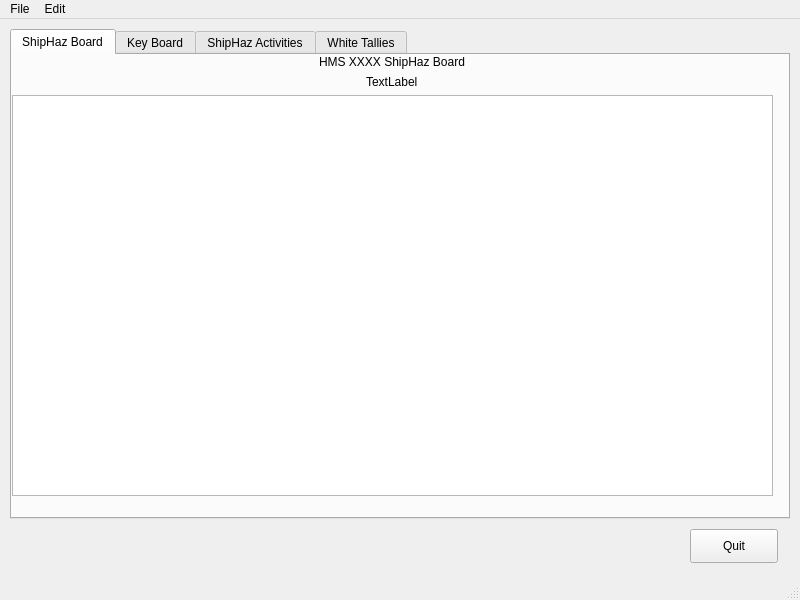
<?xml version="1.0" encoding="UTF-8"?>
<ui version="4.0">
 <class>MainWindow</class>
 <widget class="QMainWindow" name="MainWindow">
  <property name="geometry">
   <rect>
    <x>0</x>
    <y>0</y>
    <width>800</width>
    <height>600</height>
   </rect>
  </property>
  <property name="windowTitle">
   <string>eShipHaz Board</string>
  </property>
  <widget class="QWidget" name="centralwidget">
   <widget class="QPushButton" name="quitButton">
    <property name="geometry">
     <rect>
      <x>690</x>
      <y>510</y>
      <width>88</width>
      <height>34</height>
     </rect>
    </property>
    <property name="text">
     <string>Quit</string>
    </property>
   </widget>
   <widget class="QTabWidget" name="tabWidget">
    <property name="geometry">
     <rect>
      <x>10</x>
      <y>10</y>
      <width>780</width>
      <height>490</height>
     </rect>
    </property>
    <property name="currentIndex">
     <number>0</number>
    </property>
    <widget class="QWidget" name="tab">
     <attribute name="title">
      <string>ShipHaz Board</string>
     </attribute>
     <widget class="QWidget" name="verticalLayoutWidget">
      <property name="geometry">
       <rect>
        <x>0</x>
        <y>0</y>
        <width>761</width>
        <height>441</height>
       </rect>
      </property>
      <layout class="QVBoxLayout" name="verticalLayout">
       <item alignment="Qt::AlignHCenter">
        <widget class="QLabel" name="label">
         <property name="text">
          <string>HMS XXXX ShipHaz Board</string>
         </property>
        </widget>
       </item>
       <item alignment="Qt::AlignHCenter|Qt::AlignVCenter">
        <widget class="QLabel" name="currentAccount">
         <property name="text">
          <string>TextLabel</string>
         </property>
        </widget>
       </item>
       <item>
        <widget class="QTableWidget" name="shBoardMatrix"/>
       </item>
      </layout>
     </widget>
    </widget>
    <widget class="QWidget" name="tabWidgetPage1">
     <attribute name="title">
      <string>Key Board</string>
     </attribute>
     <widget class="QTableWidget" name="keyBoard">
      <property name="geometry">
       <rect>
        <x>290</x>
        <y>10</y>
        <width>471</width>
        <height>361</height>
       </rect>
      </property>
     </widget>
     <widget class="QListWidget" name="shAreas">
      <property name="geometry">
       <rect>
        <x>10</x>
        <y>10</y>
        <width>251</width>
        <height>411</height>
       </rect>
      </property>
     </widget>
     <widget class="QPushButton" name="pushButton">
      <property name="geometry">
       <rect>
        <x>290</x>
        <y>390</y>
        <width>111</width>
        <height>31</height>
       </rect>
      </property>
      <property name="text">
       <string>Swap Key/Tally</string>
      </property>
     </widget>
    </widget>
    <widget class="QWidget" name="tabWidgetPage2">
     <attribute name="title">
      <string>ShipHaz Activities</string>
     </attribute>
     <widget class="QTableWidget" name="activityTable">
      <property name="geometry">
       <rect>
        <x>0</x>
        <y>10</y>
        <width>771</width>
        <height>361</height>
       </rect>
      </property>
      <column>
       <property name="text">
        <string>ShipHaz Row</string>
       </property>
      </column>
      <column>
       <property name="text">
        <string>Time Started</string>
       </property>
      </column>
      <column>
       <property name="text">
        <string>Work Sponsor</string>
       </property>
      </column>
      <column>
       <property name="text">
        <string>Authorisor</string>
       </property>
      </column>
     </widget>
     <widget class="QPushButton" name="addButton">
      <property name="geometry">
       <rect>
        <x>10</x>
        <y>390</y>
        <width>88</width>
        <height>34</height>
       </rect>
      </property>
      <property name="text">
       <string>New Activity</string>
      </property>
     </widget>
     <widget class="QPushButton" name="rmButton">
      <property name="geometry">
       <rect>
        <x>120</x>
        <y>390</y>
        <width>88</width>
        <height>34</height>
       </rect>
      </property>
      <property name="text">
       <string>Remove Line</string>
      </property>
     </widget>
    </widget>
    <widget class="QWidget" name="tabWidgetPage3">
     <attribute name="title">
      <string>White Tallies</string>
     </attribute>
     <widget class="QPushButton" name="newButton">
      <property name="geometry">
       <rect>
        <x>10</x>
        <y>400</y>
        <width>88</width>
        <height>34</height>
       </rect>
      </property>
      <property name="text">
       <string>New</string>
      </property>
     </widget>
     <widget class="QPushButton" name="openButton">
      <property name="geometry">
       <rect>
        <x>110</x>
        <y>400</y>
        <width>88</width>
        <height>34</height>
       </rect>
      </property>
      <property name="text">
       <string>Open</string>
      </property>
     </widget>
     <widget class="QTableWidget" name="tableWidget">
      <property name="geometry">
       <rect>
        <x>10</x>
        <y>10</y>
        <width>751</width>
        <height>381</height>
       </rect>
      </property>
      <column>
       <property name="text">
        <string>Equipment</string>
       </property>
      </column>
      <column>
       <property name="text">
        <string>ShipHaz Line</string>
       </property>
      </column>
      <column>
       <property name="text">
        <string>Issued By</string>
       </property>
      </column>
      <column>
       <property name="text">
        <string>PTTX DTG</string>
       </property>
      </column>
      <column>
       <property name="text">
        <string>Expires</string>
       </property>
      </column>
     </widget>
    </widget>
   </widget>
  </widget>
  <widget class="QMenuBar" name="menubar">
   <property name="geometry">
    <rect>
     <x>0</x>
     <y>0</y>
     <width>800</width>
     <height>27</height>
    </rect>
   </property>
   <widget class="QMenu" name="menuFile">
    <property name="title">
     <string>File</string>
    </property>
    <addaction name="actionChangeUser"/>
   </widget>
   <widget class="QMenu" name="menuEdit">
    <property name="title">
     <string>Edit</string>
    </property>
   </widget>
   <addaction name="menuFile"/>
   <addaction name="menuEdit"/>
  </widget>
  <widget class="QStatusBar" name="statusbar"/>
  <action name="actionChangeUser">
   <property name="text">
    <string>Change User</string>
   </property>
  </action>
 </widget>
 <resources/>
 <connections>
  <connection>
   <sender>addButton</sender>
   <signal>clicked()</signal>
   <receiver>MainWindow</receiver>
   <slot>newActivity()</slot>
   <hints>
    <hint type="sourcelabel">
     <x>81</x>
     <y>496</y>
    </hint>
    <hint type="destinationlabel">
     <x>364</x>
     <y>535</y>
    </hint>
   </hints>
  </connection>
  <connection>
   <sender>rmButton</sender>
   <signal>clicked()</signal>
   <receiver>MainWindow</receiver>
   <slot>rmActivity()</slot>
   <hints>
    <hint type="sourcelabel">
     <x>194</x>
     <y>496</y>
    </hint>
    <hint type="destinationlabel">
     <x>475</x>
     <y>565</y>
    </hint>
   </hints>
  </connection>
  <connection>
   <sender>pushButton</sender>
   <signal>clicked()</signal>
   <receiver>MainWindow</receiver>
   <slot>keySwap()</slot>
   <hints>
    <hint type="sourcelabel">
     <x>389</x>
     <y>466</y>
    </hint>
    <hint type="destinationlabel">
     <x>405</x>
     <y>561</y>
    </hint>
   </hints>
  </connection>
  <connection>
   <sender>quitButton</sender>
   <signal>clicked()</signal>
   <receiver>MainWindow</receiver>
   <slot>closeApp()</slot>
   <hints>
    <hint type="sourcelabel">
     <x>744</x>
     <y>560</y>
    </hint>
    <hint type="destinationlabel">
     <x>636</x>
     <y>569</y>
    </hint>
   </hints>
  </connection>
  <connection>
   <sender>newButton</sender>
   <signal>clicked()</signal>
   <receiver>MainWindow</receiver>
   <slot>newWTRA()</slot>
   <hints>
    <hint type="sourcelabel">
     <x>79</x>
     <y>496</y>
    </hint>
    <hint type="destinationlabel">
     <x>160</x>
     <y>555</y>
    </hint>
   </hints>
  </connection>
  <connection>
   <sender>openButton</sender>
   <signal>clicked()</signal>
   <receiver>MainWindow</receiver>
   <slot>openWTRA()</slot>
   <hints>
    <hint type="sourcelabel">
     <x>179</x>
     <y>499</y>
    </hint>
    <hint type="destinationlabel">
     <x>295</x>
     <y>556</y>
    </hint>
   </hints>
  </connection>
  <connection>
   <sender>actionChangeUser</sender>
   <signal>triggered()</signal>
   <receiver>MainWindow</receiver>
   <slot>changeUser()</slot>
   <hints>
    <hint type="sourcelabel">
     <x>-1</x>
     <y>-1</y>
    </hint>
    <hint type="destinationlabel">
     <x>399</x>
     <y>299</y>
    </hint>
   </hints>
  </connection>
 </connections>
 <slots>
  <slot>newActivity()</slot>
  <slot>rmActivity()</slot>
  <slot>keySwap()</slot>
  <slot>closeApp()</slot>
  <slot>newWTRA()</slot>
  <slot>openWTRA()</slot>
  <slot>changeUser()</slot>
 </slots>
</ui>
